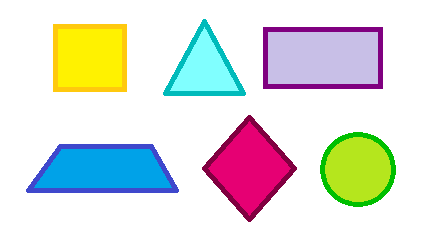
#> input picture formas.png, 431 x 241 px
$ jupyter execute --allow-errors momentos.ipynb
#> lines starting #> are read from the running program, lines starting #| are printed output that depends on the picture; after the words box and inside, x2 and y2 are one past the last pixel; in counts of white or black regions, pixels touching at a corner belong together
[cell 1]
import cv2
import numpy as np
import matplotlib.pyplot as plt

image = cv2.imread('manzanas.avif')
#> (the rest of this cell did not finish here and is left out)

[cell 2]
import cv2
import numpy as np
import matplotlib.pyplot as plt

img = cv2.imread('formas.png')
#> img is the input picture: shape (241, 431, 3); mean B, G, R 219, 223.9, 222.5
gray = cv2.cvtColor(img, cv2.COLOR_BGR2GRAY)
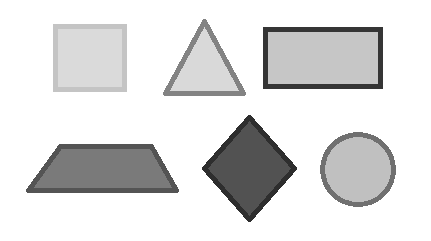
#> gray: shape (241, 431); min 46, max 255, mean 222.9
blur = cv2.GaussianBlur(gray, (5, 5), 0)
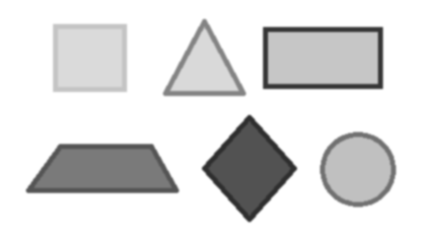
#> blur: shape (241, 431); min 46, max 255, mean 222.9
bin = cv2.threshold(blur, 200, 255, cv2.THRESH_BINARY_INV)[1]
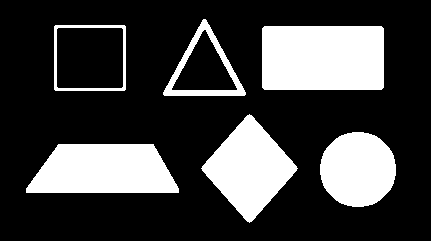
#> bin: shape (241, 431); 25.2% white; 6 white regions
contornos = cv2.findContours(bin, cv2.RETR_EXTERNAL, cv2.CHAIN_APPROX_SIMPLE)[0]
#> contornos = 6 contours; box (x1, y1, x2, y2) and area: (262, 26, 384, 90) 7615, (26, 144, 179, 193) 6024, (201, 114, 298, 223) 5372, (54, 25, 126, 91) 4613, (320, 132, 396, 207) 4395, (163, 19, 246, 96) 3317

for cnt in contornos:
    epsilon = 0.02 * cv2.arcLength(cnt, True)
    approx = cv2.approxPolyDP(cnt, epsilon, True)
    momentos = cv2.moments(cnt)
    huMomentos = cv2.HuMoments(momentos)
    forma = "Indefinido"
    vertices = len(approx)
    if vertices == 3:
        forma = "Triangulo"
    elif vertices == 4:
        x, y, w, h = cv2.boundingRect(approx)
        aspect_ratio = float(w)/h
        forma = "Cuadrado" if 0.95 <= aspect_ratio <= 1.05 else "Rectangulo"
    elif vertices > 5:
        forma = "Circulo"
    cv2.drawContours(img, [approx], -1, (0, 255, 0), 2)
    x, y = approx.ravel()[0], approx.ravel()[1]
    cv2.putText(img, forma, (x, y - 10), cv2.FONT_HERSHEY_SIMPLEX, 0.6, (255, 0, 0), 2)
#> this loop made 6 passes
#> (epsilon, approx, forma, vertices, w, h) on passes 1, 3, 4, 5: (7.33, [[26, 188], [178, 192], [153, 144], [58, 144]], 'Rectangulo', 4, 153, 49), (5.96, [[249, 114], [201, 168], [249, 222], [297, 168]], 'Rectangulo', 4, 97, 109), (7.27, [[262, 28], [264, 89], [383, 87], [381, 26]], 'Rectangulo', 4, 122, 64), (5.39, [[54, 26], [55, 90], [125, 89], [124, 25]], 'Rectangulo', 4, 72, 66)
#> (epsilon, approx, forma, vertices) on pass 6: (5.36, [[203, 19], [163, 94], [244, 95]], 'Triangulo', 3)
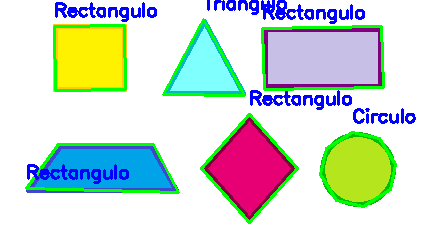
#> img: shape (241, 431, 3); 8.95% of pixels changed, all inside (x1, y1, x2, y2) = (25, 0, 416, 224)

img_rgb = cv2.cvtColor(img, cv2.COLOR_BGR2RGB)
plt.figure(figsize=(15, 15))
plt.imshow(img_rgb)
plt.axis('off')
plt.title("Clasificación de Figuras")
plt.show()

$ run again, with reloj2.png copied over formas.png
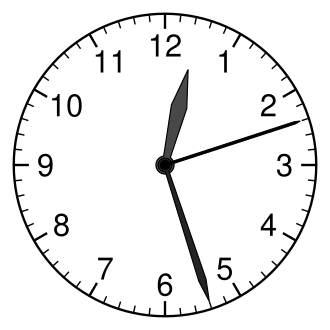
#> input picture reloj2.png, 330 x 330 px
#> img is the input picture: shape (330, 330, 3); min 0, max 255, mean 238.5
#> `bin = cv2.threshold(blur, 200, 255, cv2.THRESH_BINARY_INV)[1]`:
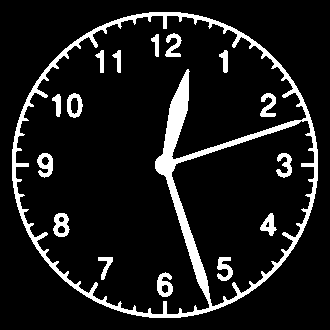
#> bin: shape (330, 330); 10.4% white; 16 white regions
#> contornos = 1 contour; box (x1, y1, x2, y2) and area: (12, 12, 318, 318) 73347
#> the loop `for cnt in contornos:` made 1 pass
#> (epsilon, forma, vertices) on pass 1: (20.23, 'Circulo', 8)
#> after the loop `for cnt in contornos:`:
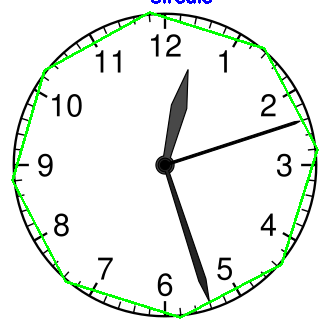
#> img: shape (330, 330, 3); 2.44% of pixels changed, all inside (x1, y1, x2, y2) = (11, 0, 319, 319)
